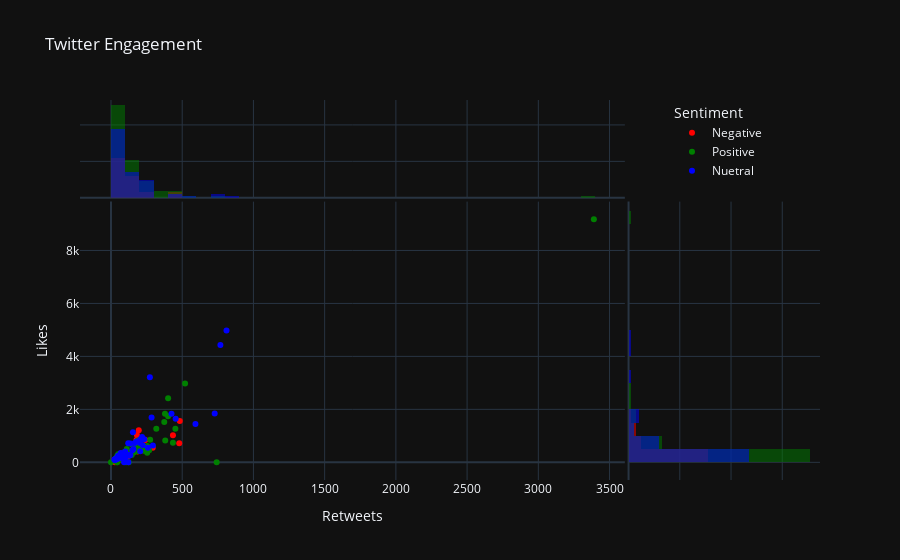

The notebook cell this image was saved under:
### Code cell
import plotly.express as px
import  pandas as pd
import plotly.subplots as sb

## Reading data,droppinng all NaN values, datetime conversion, sort by datetime
data = pd.read_csv("practice_data.csv") 
data = data.dropna(axis =1 ,how='any')
data['date'] = pd.to_datetime(data['date'])
data = data.sort_values(by = 'date', ascending=True)


## change column names on table  
data = data.rename(columns ={"tweets": "Tweets", "likes":"Likes", "retweets":"Retweets","date":"Date", 'sentiment':"new_sent","pnn":"Sentiment"})

## 1st figure
fig0 = px.scatter(data, x = 'Retweets', y = 'Likes', color = 'Sentiment', 
           title = 'Twitter Engagement'  , 
           template = 'plotly_dark',color_continuous_scale=["red", "green", "blue"],
           marginal_x = 'histogram', marginal_y = 'histogram',
           color_discrete_sequence=['red', 'green', 'blue'])

## formatting
fig0.update_layout(legend=dict(x=.8, y=1))
fig0.update_traces(hovertemplate=None)

### Figure 1 — Plotly figure (JSON) as saved in the notebook; plotly's stock layout.template omitted (floating-point values rounded to 4 significant figures)
{"data": [{"legendgroup": "Negative", "marker": {"color": "red", "symbol": "circle"}, "mode": "markers", "name": "Negative", "showlegend": true, "type": "scatter", "x": [55, 97, 116, 73, 85, 73, 101, 141, 66, 65, 116, 293, 220, 61, 479, 195, 483, 179, 54, 40, 24, 72, 27, 69, 70, 179, 182, 65, 187, 136, 80, 58, 102, 241, 99, 108, 435, 49, 84, 22], "xaxis": "x", "y": [156, 269, 293, 190, 205, 235, 210, 348, 231, 201, 224, 554, 456, 175, 717, 1210, 1562, 843, 201, 160, 91, 264, 0, 222, 175, 606, 1028, 245, 409, 337, 342, 257, 234, 845, 248, 282, 1018, 198, 218, 62], "yaxis": "y"}, {"alignmentgroup": "True", "bingroup": "x", "legendgroup": "Negative", "marker": {"color": "red"}, "name": "Negative", "offsetgroup": "Negative", "opacity": 0.5, "showlegend": false, "type": "histogram", "x": [55, 97, 116, 73, 85, 73, 101, 141, 66, 65, 116, 293, 220, 61, 479, 195, 483, 179, 54, 40, 24, 72, 27, 69, 70, 179, 182, 65, 187, 136, 80, 58, 102, 241, 99, 108, 435, 49, 84, 22], "xaxis": "x3", "yaxis": "y3"}, {"alignmentgroup": "True", "bingroup": "y", "legendgroup": "Negative", "marker": {"color": "red"}, "name": "Negative", "offsetgroup": "Negative", "opacity": 0.5, "showlegend": false, "type": "histogram", "xaxis": "x2", "y": [156, 269, 293, 190, 205, 235, 210, 348, 231, 201, 224, 554, 456, 175, 717, 1210, 1562, 843, 201, 160, 91, 264, 0, 222, 175, 606, 1028, 245, 409, 337, 342, 257, 234, 845, 248, 282, 1018, 198, 218, 62], "yaxis": "y2"}, {"legendgroup": "Positive", "marker": {"color": "green", "symbol": "circle"}, "mode": "markers", "name": "Positive", "showlegend": true, "type": "scatter", "x": [381, 33, 89, 125, 61, 318, 65, 84, 87, 268, 41, 145, 100, 63, 77, 51, 54, 185, 234, 255, 202, 48, 115, 46, 30, 115, 38, 159, 115, 42, 520, 81, 42, 91, 42, 92, 240, 105, 742, 379, 48, 62, 65, 64, 48, 63, 182, 87, 71, 108, 98, 60, 452, 47, 71, 43, 79, 435, 401, 178, 197, 3390, 230, 114, 75, 374, 91, 401, 103, 112, 88, 54, 43, 88, 111, 246, 68, 78, 65, 147, 275, 32, 99, 254, 188, 46, 199, 129, 40, 72, 97, 0], "xaxis": "x", "y": [824, 149, 193, 0, 208, 1266, 189, 190, 270, 456, 116, 277, 251, 200, 168, 203, 234, 616, 451, 613, 579, 158, 376, 182, 91, 303, 163, 373, 421, 202, 2976, 184, 0, 278, 156, 377, 511, 0, 0, 1830, 156, 284, 317, 281, 270, 296, 416, 210, 275, 351, 280, 133, 1267, 148, 267, 141, 180, 741, 1742, 638, 631, 9178, 450, 274, 297, 1527, 239, 2423, 322, 384, 210, 310, 0, 316, 508, 462, 135, 226, 204, 669, 850, 113, 354, 365, 826, 263, 668, 324, 149, 190, 271, 0], "yaxis": "y"}, {"alignmentgroup": "True", "bingroup": "x", "legendgroup": "Positive", "marker": {"color": "green"}, "name": "Positive", "offsetgroup": "Positive", "opacity": 0.5, "showlegend": false, "type": "histogram", "x": [381, 33, 89, 125, 61, 318, 65, 84, 87, 268, 41, 145, 100, 63, 77, 51, 54, 185, 234, 255, 202, 48, 115, 46, 30, 115, 38, 159, 115, 42, 520, 81, 42, 91, 42, 92, 240, 105, 742, 379, 48, 62, 65, 64, 48, 63, 182, 87, 71, 108, 98, 60, 452, 47, 71, 43, 79, 435, 401, 178, 197, 3390, 230, 114, 75, 374, 91, 401, 103, 112, 88, 54, 43, 88, 111, 246, 68, 78, 65, 147, 275, 32, 99, 254, 188, 46, 199, 129, 40, 72, 97, 0], "xaxis": "x3", "yaxis": "y3"}, {"alignmentgroup": "True", "bingroup": "y", "legendgroup": "Positive", "marker": {"color": "green"}, "name": "Positive", "offsetgroup": "Positive", "opacity": 0.5, "showlegend": false, "type": "histogram", "xaxis": "x2", "y": [824, 149, 193, 0, 208, 1266, 189, 190, 270, 456, 116, 277, 251, 200, 168, 203, 234, 616, 451, 613, 579, 158, 376, 182, 91, 303, 163, 373, 421, 202, 2976, 184, 0, 278, 156, 377, 511, 0, 0, 1830, 156, 284, 317, 281, 270, 296, 416, 210, 275, 351, 280, 133, 1267, 148, 267, 141, 180, 741, 1742, 638, 631, 9178, 450, 274, 297, 1527, 239, 2423, 322, 384, 210, 310, 0, 316, 508, 462, 135, 226, 204, 669, 850, 113, 354, 365, 826, 263, 668, 324, 149, 190, 271, 0], "yaxis": "y2"}, {"legendgroup": "Nuetral", "marker": {"color": "blue", "symbol": "circle"}, "mode": "markers", "name": "Nuetral", "showlegend": true, "type": "scatter", "x": [49, 73, 259, 27, 116, 68, 728, 31, 121, 768, 50, 44, 154, 454, 98, 88, 273, 294, 80, 233, 285, 218, 115, 223, 59, 24, 41, 101, 33, 34, 65, 38, 100, 47, 38, 158, 42, 77, 178, 128, 593, 30, 68, 70, 206, 91, 84, 137, 88, 811, 136, 67, 81, 73, 55, 56, 67, 425, 167, 37, 205, 92, 150, 78, 122, 80, 204, 26], "xaxis": "x", "y": [247, 267, 549, 115, 289, 349, 1848, 96, 723, 4432, 140, 175, 1137, 1642, 374, 245, 3214, 637, 207, 870, 1691, 955, 279, 646, 164, 102, 157, 179, 117, 112, 238, 130, 407, 176, 119, 508, 173, 234, 783, 245, 1444, 106, 200, 248, 869, 237, 316, 715, 262, 4981, 278, 182, 206, 206, 225, 172, 164, 1839, 729, 133, 418, 0, 457, 233, 0, 209, 729, 93], "yaxis": "y"}, {"alignmentgroup": "True", "bingroup": "x", "legendgroup": "Nuetral", "marker": {"color": "blue"}, "name": "Nuetral", "offsetgroup": "Nuetral", "opacity": 0.5, "showlegend": false, "type": "histogram", "x": [49, 73, 259, 27, 116, 68, 728, 31, 121, 768, 50, 44, 154, 454, 98, 88, 273, 294, 80, 233, 285, 218, 115, 223, 59, 24, 41, 101, 33, 34, 65, 38, 100, 47, 38, 158, 42, 77, 178, 128, 593, 30, 68, 70, 206, 91, 84, 137, 88, 811, 136, 67, 81, 73, 55, 56, 67, 425, 167, 37, 205, 92, 150, 78, 122, 80, 204, 26], "xaxis": "x3", "yaxis": "y3"}, {"alignmentgroup": "True", "bingroup": "y", "legendgroup": "Nuetral", "marker": {"color": "blue"}, "name": "Nuetral", "offsetgroup": "Nuetral", "opacity": 0.5, "showlegend": false, "type": "histogram", "xaxis": "x2", "y": [247, 267, 549, 115, 289, 349, 1848, 96, 723, 4432, 140, 175, 1137, 1642, 374, 245, 3214, 637, 207, 870, 1691, 955, 279, 646, 164, 102, 157, 179, 117, 112, 238, 130, 407, 176, 119, 508, 173, 234, 783, 245, 1444, 106, 200, 248, 869, 237, 316, 715, 262, 4981, 278, 182, 206, 206, 225, 172, 164, 1839, 729, 133, 418, 0, 457, 233, 0, 209, 729, 93], "yaxis": "y2"}], "layout": {"barmode": "overlay", "legend": {"title": {"text": "Sentiment"}, "tracegroupgap": 0, "x": 0.8, "y": 1}, "title": {"text": "Twitter Engagement"}, "xaxis": {"anchor": "y", "domain": [0, 0.7363], "title": {"text": "Retweets"}}, "xaxis2": {"anchor": "y2", "domain": [0.7413, 1], "matches": "x2", "showgrid": true, "showline": false, "showticklabels": false, "ticks": ""}, "xaxis3": {"anchor": "y3", "domain": [0, 0.7363], "matches": "x", "showgrid": true, "showticklabels": false}, "xaxis4": {"anchor": "y4", "domain": [0.7413, 1], "matches": "x2", "showgrid": true, "showline": false, "showticklabels": false, "ticks": ""}, "yaxis": {"anchor": "x", "domain": [0, 0.7326], "title": {"text": "Likes"}}, "yaxis2": {"anchor": "x2", "domain": [0, 0.7326], "matches": "y", "showgrid": true, "showticklabels": false}, "yaxis3": {"anchor": "x3", "domain": [0.7426, 1], "matches": "y3", "showgrid": true, "showline": false, "showticklabels": false, "ticks": ""}, "yaxis4": {"anchor": "x4", "domain": [0.7426, 1], "matches": "y3", "showgrid": true, "showline": false, "showticklabels": false, "ticks": ""}}}
